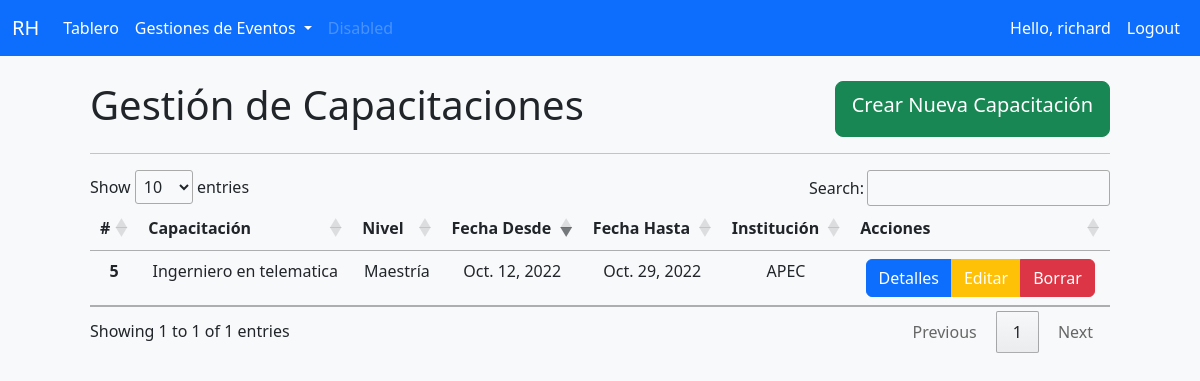
The app's page /capacitacion/ (signed in) with its own data.
### msrh/models.py (models this page shows, shortened)
class Capacitacion(models.Model):
    NIVEL ={
        ('Grado', 'Grado'),
        ('Post-grado', 'Post-grado'),
        ('Maestría', 'Maestría'),
        ('Doctorado', 'Doctorado'),
        ('Técnico', 'Técnico'),
        ('Gestión', 'Gestión'),
    }
    id = models.AutoField(auto_created=True ,primary_key= True, serialize=False,verbose_name='ID')
    capacitacion = models.CharField(max_length=50, null=True, verbose_name='Capacitación')
    descripcion = models.CharField(max_length=200, null=True, verbose_name='Descripción')
    nivel = models.CharField(max_length=12, null=True, choices= NIVEL, verbose_name='Nivel')
    fechaDesde = models.DateField(verbose_name='Fecha Desde')
    fechaHasta = models.DateField(verbose_name='Fecha Hasta')
    institucion = models.CharField(max_length=50, null=True, verbose_name='Institución')

### msrh/decorators.py (the view)
        def wrapper_func(request, *args, **kwargs):
            group = None
            if request.user.groups.exists():
                group = request.user.groups.all()[0].name
            if group in allowed_roles:
                return view_func(request, *args, **kwargs)
            else:
                return HttpResponse('No estas autorizado para ver la pagina')

### msrh/views.py (called while the page is built)
@login_required(login_url='login')
@allowed_users(allowed_roles=['admin','candidato'])
def capacitacion(request):
    capacitacion = Capacitacion.objects.all()
    return render(request, 'msrh/capacitacion.html', {'capacitacion':capacitacion})

### msrh/templates/msrh/capacitacion.html (shortened to what this page needs)
{% extends 'msrh/main.html' %}
{% block content %}
<div class="nav d-flex justify-content-between">
<h1>Gestión de Capacitaciones</h1>
<a class="btn btn-success btn-lg" href="{% url 'Crearcapacitacion' %}">Crear Nueva Capacitación</a></div>
<hr>
<table class="table table-hover table-responsive" id="table_id">
    <thead>
      <tr class="text-center">
        <th>#</th>
        <th>Capacitación</th>
        <th>Nivel</th>
        <th>Fecha Desde</th>
        <th>Fecha Hasta</th>
        <th>Institución</th>
        <th>Acciones</th>
      </tr>
    </thead>
    <tbody class="table-group-divider">
      {% for i in capacitacion %}
      <tr class="text-center">
        <th>{{i.id}}</th>
        <td>{{i.capacitacion}}</td>
        <td>{{i.nivel}}</td>
        <td>{{i.fechaDesde}}</td>
        <td>{{i.fechaHasta}}</td>
        <td>{{i.institucion}}</td>
        <td>
          <div class="btn-group" role="group" aria-label="Basic mixed styles example">
            <a href="{% url 'Detallescapacitacion' i.id %}" class="btn btn-primary">Detalles</a>
            <a href="/Editarcapacitacion/{{i.id}}"  class="btn btn-warning text-white">Editar</a>
            <a href="{% url 'Borrarcapacitacion' i.id %}" class="btn btn-danger" >Borrar</a>
          </div>
        </td>
      </tr>
      {% endfor %}
    </tbody>
  </table>
{% endblock %}

### msrh/templates/msrh/navbar/navbarADMIN.html (shortened to what this page needs)
{% load static %}
<nav class="navbar navbar-expand-lg navbar-dark bg-primary fixed-top">
    <div class="container-fluid">
      <a class="navbar-brand" href="#">RH</a>
      <div class="collapse navbar-collapse" id="navbarSupportedContent">
        <ul class="navbar-nav me-auto mb-2 mb-lg-0">
          <li class="nav-item">
            <a class="nav-link active" aria-current="page" href="{% url 'home' %}">Tablero</a>
          </li>
          {% if request.user.is_staff %}
          <li class="nav-item dropdown" >
            <a class="nav-link dropdown-toggle active" href="#" role="button" data-bs-toggle="dropdown" aria-expanded="false">
              Gestiones de Eventos
            </a>
          </li>
        {% endif %}
          <li class="nav-item">
            <a class="nav-link disabled">Disabled</a>
          </li>
        </ul>
        <div class="d-flex" >
          <ul class="navbar-nav me-auto mb-2 mb-lg-0">
            <li class="nav-item">
              <span class="nav-link active">Hello, {{request.user}}</span>
            </li>
            <li class="nav-item">
              <a class="nav-link active" aria-current="page" href="{% url 'logout' %}">Logout</a>
            </li>
          </ul>
        </div>
      </div>
    </div>
  </nav>

### records on screen
Capacitacion: id "5", capacitacion "Ingerniero en telematica", nivel "Maestría", fechaDesde "Oct. 12, 2022", fechaHasta "Oct. 29, 2022", institucion "APEC"

### other values on screen
{{ request.user }} "richard"
